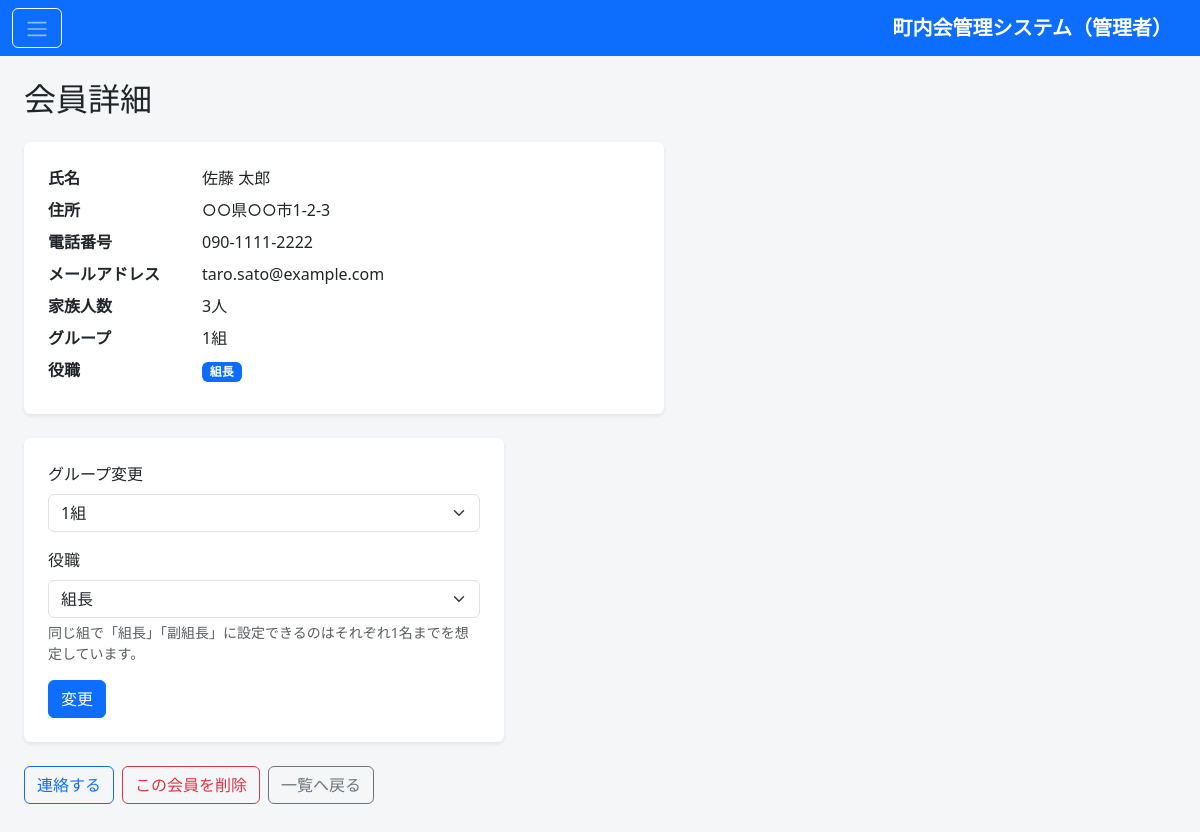
The app's page /admin/member_detail.php?id=1 (signed in) with its own data.
### tables this page shows
CREATE TABLE members (
    id              BIGINT UNSIGNED AUTO_INCREMENT PRIMARY KEY,
    name            VARCHAR(100)    NOT NULL,
    address         VARCHAR(255)    NOT NULL,
    phone           VARCHAR(20)     NOT NULL,
    email           VARCHAR(255)    NOT NULL,
    password_hash   VARCHAR(255)    NOT NULL,
    family_count    INT UNSIGNED    NOT NULL DEFAULT 1,
    group_id        BIGINT UNSIGNED NULL,
    role            ENUM('none','leader','vice_leader') NOT NULL DEFAULT 'none'
                        COMMENT 'none=役職なし, leader=組長, vice_leader=副組長',
    created_at      DATETIME        NOT NULL DEFAULT CURRENT_TIMESTAMP,
    updated_at      DATETIME        NOT NULL DEFAULT CURRENT_TIMESTAMP ON UPDATE CURRENT_TIMESTAMP,
    UNIQUE KEY uq_members_email (email),
    KEY idx_members_group_id (group_id),
    CONSTRAINT fk_members_group
        FOREIGN KEY (group_id) REFERENCES member_groups(id) ON DELETE SET NULL
);

CREATE TABLE member_groups (
    id              BIGINT UNSIGNED AUTO_INCREMENT PRIMARY KEY,
    name            VARCHAR(50)     NOT NULL COMMENT '例: 1組, 2組, 3組',
    sort_order      INT             NOT NULL DEFAULT 0,
    is_active       TINYINT(1)      NOT NULL DEFAULT 1 COMMENT 'グループ管理のフラグ管理に対応',
    created_at      DATETIME        NOT NULL DEFAULT CURRENT_TIMESTAMP,
    updated_at      DATETIME        NOT NULL DEFAULT CURRENT_TIMESTAMP ON UPDATE CURRENT_TIMESTAMP,
    UNIQUE KEY uq_member_groups_name (name)
);

### admin/member_detail.php (the view, shortened to what this page needs)
<?php
$pdo = Database::connection();
$id = (int) ($_GET['id'] ?? 0);
$stmt = $pdo->prepare(
    'SELECT m.*, g.name AS group_name FROM members m LEFT JOIN member_groups g ON g.id = m.group_id WHERE m.id = :id'
);
$stmt->execute(['id' => $id]);
$member = $stmt->fetch();
require __DIR__ . '/includes/header.php';
$groups = $pdo->query('SELECT id, name FROM member_groups ORDER BY sort_order')->fetchAll();
$roles = ['none' => '役職なし', 'leader' => '組長', 'vice_leader' => '副組長'];
?>
<div class="bg-white p-4 rounded shadow-sm mb-4" style="max-width:640px;">
  <dl class="row mb-0">
    <dt class="col-sm-3">氏名</dt><dd class="col-sm-9"><?php echo htmlspecialchars($member['name']); ?></dd>
    <dt class="col-sm-3">住所</dt><dd class="col-sm-9"><?php echo htmlspecialchars($member['address']); ?></dd>
    <dt class="col-sm-3">電話番号</dt><dd class="col-sm-9"><?php echo htmlspecialchars($member['phone']); ?></dd>
    <dt class="col-sm-3">メールアドレス</dt><dd class="col-sm-9"><?php echo htmlspecialchars($member['email']); ?></dd>
    <dt class="col-sm-3">家族人数</dt><dd class="col-sm-9"><?php echo (int) $member['family_count']; ?>人</dd>
    <dt class="col-sm-3">グループ</dt><dd class="col-sm-9"><?php echo htmlspecialchars($member['group_name'] ?? '未所属'); ?></dd>
    <dt class="col-sm-3">役職</dt>
    <dd class="col-sm-9">
      <?php if ($member['role'] !== 'none'): ?>
        <span class="badge bg-primary"><?php echo htmlspecialchars($roles[$member['role']]); ?></span>
      <?php else: ?>
        <span class="text-muted">役職なし</span>
      <?php endif; ?>
    </dd>
  </dl>
</div>
<form action="member_detail.php?id=<?php echo $id; ?>" method="post" class="bg-white p-4 rounded shadow-sm mb-4" style="max-width:480px;">
  <div class="mb-3">
    <label class="form-label">グループ変更</label>
    <select class="form-select" name="group_id">
      <?php foreach ($groups as $g): ?>
        <option value="<?php echo $g['id']; ?>" <?php echo (int) $member['group_id'] === (int) $g['id'] ? 'selected' : ''; ?>>
          <?php echo htmlspecialchars($g['name']); ?>
        </option>
      <?php endforeach; ?>
    </select>
  </div>
  <div class="mb-3">
    <label class="form-label">役職</label>
    <select class="form-select" name="role">
      <?php foreach ($roles as $value => $label): ?>
        <option value="<?php echo $value; ?>" <?php echo $member['role'] === $value ? 'selected' : ''; ?>>
          <?php echo htmlspecialchars($label); ?>
        </option>
      <?php endforeach; ?>
    </select>
    <div class="form-text">同じ組で「組長」「副組長」に設定できるのはそれぞれ1名までを想定しています。</div>
  </div>
  <button type="submit" class="btn btn-primary">変更</button>
</form>
<div class="d-flex gap-2">
  <a href="mailto:<?php echo htmlspecialchars($member['email']); ?>" class="btn btn-outline-primary">連絡する</a>
  <form action="member_detail.php?id=<?php echo $id; ?>" method="post" onsubmit="return confirm('この会員を削除しますか？');">
    <button class="btn btn-outline-danger" type="submit">この会員を削除</button>
  </form>
  <a href="member_list.php" class="btn btn-outline-secondary">一覧へ戻る</a>
</div>
<?php require __DIR__ . '/includes/footer.php'; ?>

### admin/includes/header.php (style rules this page uses)
body { background-color: #f5f6f8; }

### records on screen
members: name "佐藤 太郎", address "○○県○○市1-2-3", phone "090-1111-2222", email "taro.sato@example.com", family_count "3", group.name "1組", role "組長", group_id "1組"

### other values on screen
$pageTitle "会員詳細"
